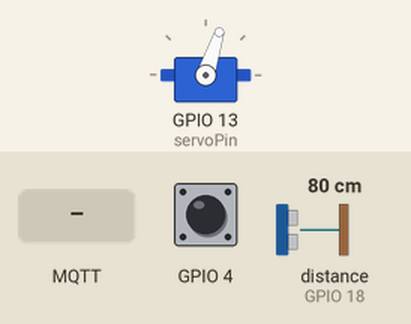
Simulated run of this program. Board: ESP32. Shown: servo. Wiring (inferred from the names in the program): ultrasonic range finder: trigger GPIO 5; echo GPIO 18. Inputs (shaded band) come from the test bench; at power-on: distance to the obstacle (sensor on GPIO 18) 80 cm, GPIO 4 HIGH. The echo pulse lasts 58.3 µs per cm; WiFi joins after 1.5 s; servers stay silent unless stated; no MQTT or app messages arrive unless stated; what the program prints to the serial monitor is not drawn. At 16.5 s the program restarts the board; the recording ends there.

Above: at 3.7 s.
3.8 s: distance to the obstacle (sensor on GPIO 18) set to 35 cm
At 4.21 s:
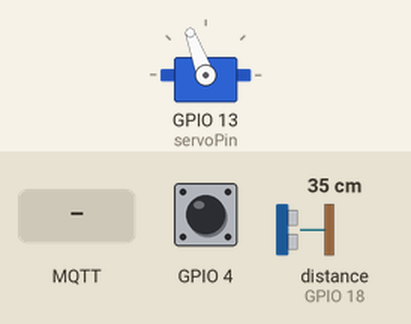
7.3 s: MQTT message "5" arrives on the second subscribed topic
At 7.51 s:
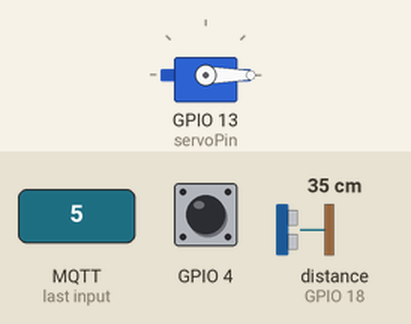
10.8 s: distance to the obstacle (sensor on GPIO 18) set to 18 cm
At 11.43 s:
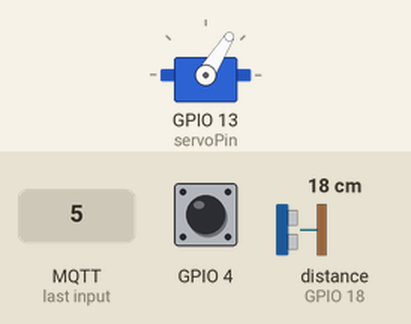
15.8 s: GPIO 4 pulled LOW for 1 s
Timing chart, 0 to 16.5 s (numbered marks = the images above; inputs shaded):
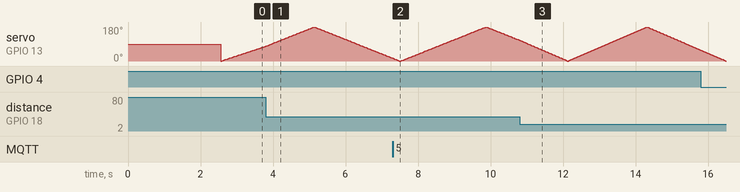

The program:

main.cpp
```cpp
#include <Arduino.h>
#include <ESP32Servo.h>
#include <WiFiManager.h>
#include <MQTTClient.h>
#include <WiFi.h>
#include <ArduinoJson.h>

// --- wifimanager ---
WiFiManager wm;
const char* ssid = "espcestgay";
const char* password = "gay12345678";

// --- MQTT ---
const char MQTT_BROKER_ADRRESS[] = "broker.emqx.io";
const int MQTT_PORT = 1883;
const char MQTT_CLIENT_ID[] = "gayradar-esp32-001";
const char MQTT_USERNAME[] = "";
const char MQTT_PASSWORD[] = "";
const char PUBLISH_TOPIC[] = "gay/1";
const char SUBSCRIBE_TOPIC[] = "gay/1/setScan";
const char TOPIC_DISCOVER[] = "gay/1/discover";
const char TOPIC_REGISTER[] = "gay/1/register";

MQTTClient mqtt = MQTTClient(512);
WiFiClient network;

// --- Pins ---
const int trigPin = 5;
const int echoPin = 18;
const int servoPin = 13;

// --- Servo ---
Servo elservo;
int scanStart = 0;
int scanEnd = 180;

// --- Capteur ---
#define SOUND_SPEED 0.034
long duration;
float distanceCm;

// --- Machine à états pour le radar ---
enum RadarState {
  STATE_SCANNING,
  STATE_TRACKING
};
RadarState currentState = STATE_SCANNING;
int trackingAngle = 90;
const float TRACKING_DISTANCE_CM = 10.0;

// Prototype de fonction
float getDistance();
void connectToMQTT();
void sendToMQTT(int angle, float distance);
void messageHandler(String &topic, String &payload);
void performScan();
void performTracking();

// =================================
// SETUP
// =================================
void setup() {
  WiFi.mode(WIFI_STA);

  Serial.begin(115200);
  delay(1000);
  Serial.println("\n");
  if(!wm.autoConnect(ssid, password))
    Serial.println("Erreur de connexion.");
  else
    Serial.println("Connexion etablie !");

  pinMode(trigPin, OUTPUT);// Corrigé de "/n" à "\n"
  pinMode(echoPin, INPUT);
  elservo.attach(servoPin, 544, 2400);

  connectToMQTT();
}

// ===============
// LOOP PRINCIPAL
// ===============
void loop() {
  if(touchRead(T0) < 60) {
      Serial.println("Suppression des reglages et redemarrage ...");
      wm.resetSettings();
      ESP.restart();
  }

  mqtt.loop();

  // --- Le "cerveau" de la machine à états ---
  if (currentState == STATE_SCANNING) {
    performScan();
  } else if (currentState == STATE_TRACKING) {
    performTracking();
  }
}

// =================================
// Fonction pour le balayage
// =================================
void performScan() {
  for (int pos = scanStart; pos <= scanEnd; pos += 1) {
    elservo.write(pos);
    distanceCm = getDistance();
    sendToMQTT(pos, distanceCm);
    if (distanceCm < TRACKING_DISTANCE_CM) {
      Serial.println("Objet detecte! Passage en mode POURSUITE.");
      trackingAngle = pos;
      currentState = STATE_TRACKING;
      return;
    }

    delay(10);
  }

  for (int pos = scanEnd; pos >= scanStart; pos -= 1) {
    elservo.write(pos);
    distanceCm = getDistance();
    sendToMQTT(pos, distanceCm);

    // Condition pour passer en mode poursuite
    if (distanceCm < TRACKING_DISTANCE_CM) {
      Serial.println("Objet detecte! Passage en mode POURSUITE.");
      trackingAngle = pos; // On mémorise l'angle
      currentState = STATE_TRACKING;
      return;
    }

    delay(10);
  }
}

// =================================
// Fonction pour la poursuite
// =================================
void performTracking() {
  elservo.write(trackingAngle);
  distanceCm = getDistance();
  sendToMQTT(trackingAngle, distanceCm);
  if (distanceCm >= TRACKING_DISTANCE_CM) {
    Serial.println("Objet perdu. Reprise du BALAYAGE.");
    currentState = STATE_SCANNING;
  }
  delay(100);
}


// =================================
// FONCTION DE MESURE DE DISTANCE
// =================================
float getDistance() {
  digitalWrite(trigPin, LOW);
  delayMicroseconds(2);
  digitalWrite(trigPin, HIGH);
  delayMicroseconds(10);
  digitalWrite(trigPin, LOW);

  duration = pulseIn(echoPin, HIGH);

  return duration * SOUND_SPEED / 2;
}

// =================================
// FONCTIONS MQTT
// =================================
void connectToMQTT() {
  mqtt.begin(MQTT_BROKER_ADRRESS, MQTT_PORT, network);
  mqtt.onMessage(messageHandler);

  Serial.print("ESP32 - Connexion au broker MQTT");

  while (!mqtt.connect(MQTT_CLIENT_ID, MQTT_USERNAME, MQTT_PASSWORD)) {
    Serial.print(".");
    delay(100);
  }
  Serial.println();

  if (!mqtt.connected()) {
    Serial.println("ESP32 - Timeout broker MQTT !");
    return;
  }

  if (mqtt.subscribe(SUBSCRIBE_TOPIC))
    Serial.print("ESP32 - Souscrit au topic: ");
  else
    Serial.print("ESP32 - Echec souscription au topic: ");
  Serial.println(SUBSCRIBE_TOPIC);

  // Souscription au topic de découverte
  if (mqtt.subscribe(TOPIC_DISCOVER))
    Serial.print("ESP32 - Souscrit au topic: ");
  else
    Serial.print("ESP32 - Echec souscription au topic: ");
  Serial.println(TOPIC_DISCOVER);

  Serial.println("ESP32 - Broker MQTT Connecte !");
}

void sendToMQTT(int angle, float distance) {
  StaticJsonDocument<200> message;
  message["timestamp"] = millis();
  message["angle"] = angle;
  message["distance"] = distance;
  // <-- MODIFIÉ : Ajout du mode actuel dans le JSON
  message["mode"] = (currentState == STATE_SCANNING) ? "scanning" : "tracking";

  char messageBuffer[512];
  serializeJson(message, messageBuffer);

  mqtt.publish(PUBLISH_TOPIC, messageBuffer);
}

// =================================
// HANDLER DE MESSAGE (Le Cerveau)
// =================================
void messageHandler(String &topic, String &payload) {
  Serial.println("ESP32 - recu de MQTT:");
  Serial.println("- topic: " + topic);
  Serial.println("- payload: " + payload);

  // --- Votre logique de découverte (conservée) ---
  if (topic == TOPIC_DISCOVER) {
    Serial.println("🔍 Reponse a la demande de decouverte");

    // Utiliser ArduinoJson est plus propre pour créer le JSON
    StaticJsonDocument<200> doc;
    doc["deviceId"] = MQTT_CLIENT_ID;
    doc["type"] = "ESP32_Radar_Servo_Ultrason";
    doc["ip"] = WiFi.localIP().toString();
    doc["rssi"] = WiFi.RSSI();
    doc["timestamp"] = millis();

    char response[256];
    serializeJson(doc, response);

    mqtt.publish(TOPIC_REGISTER, response);
    Serial.println("✅ Reponse decouverte envoyee sur gay/1/register");
    Serial.println(response);

  }

  // --- Votre logique de commande (modifiée) ---
  else if (topic == SUBSCRIBE_TOPIC) {
    int separatorIndex = payload.indexOf('-');

    if (separatorIndex == -1) {
      Serial.println("Erreur: Format de message inconnu (attendu: 'start-end')");
      return;
    }
    String startStr = payload.substring(0, separatorIndex);
    String endStr = payload.substring(separatorIndex + 1);
    int newStart = startStr.toInt();
    int newEnd = endStr.toInt();

    if (newStart < 0 || newEnd > 180 || newStart >= newEnd) {
      Serial.println("Erreur: Angles invalides. Doivent être 0-180 et start < end.");
      return;
    }

    scanStart = newStart;
    scanEnd = newEnd;

    // --- MODIFIÉ : Forcer le retour au balayage ---
    currentState = STATE_SCANNING;

    Serial.print("Scan range mis a jour: ");
    Serial.print(scanStart);
    Serial.print(" a ");
    Serial.println(scanEnd);
    Serial.println("Forcage du mode BALAYAGE.");
  }
}
```
